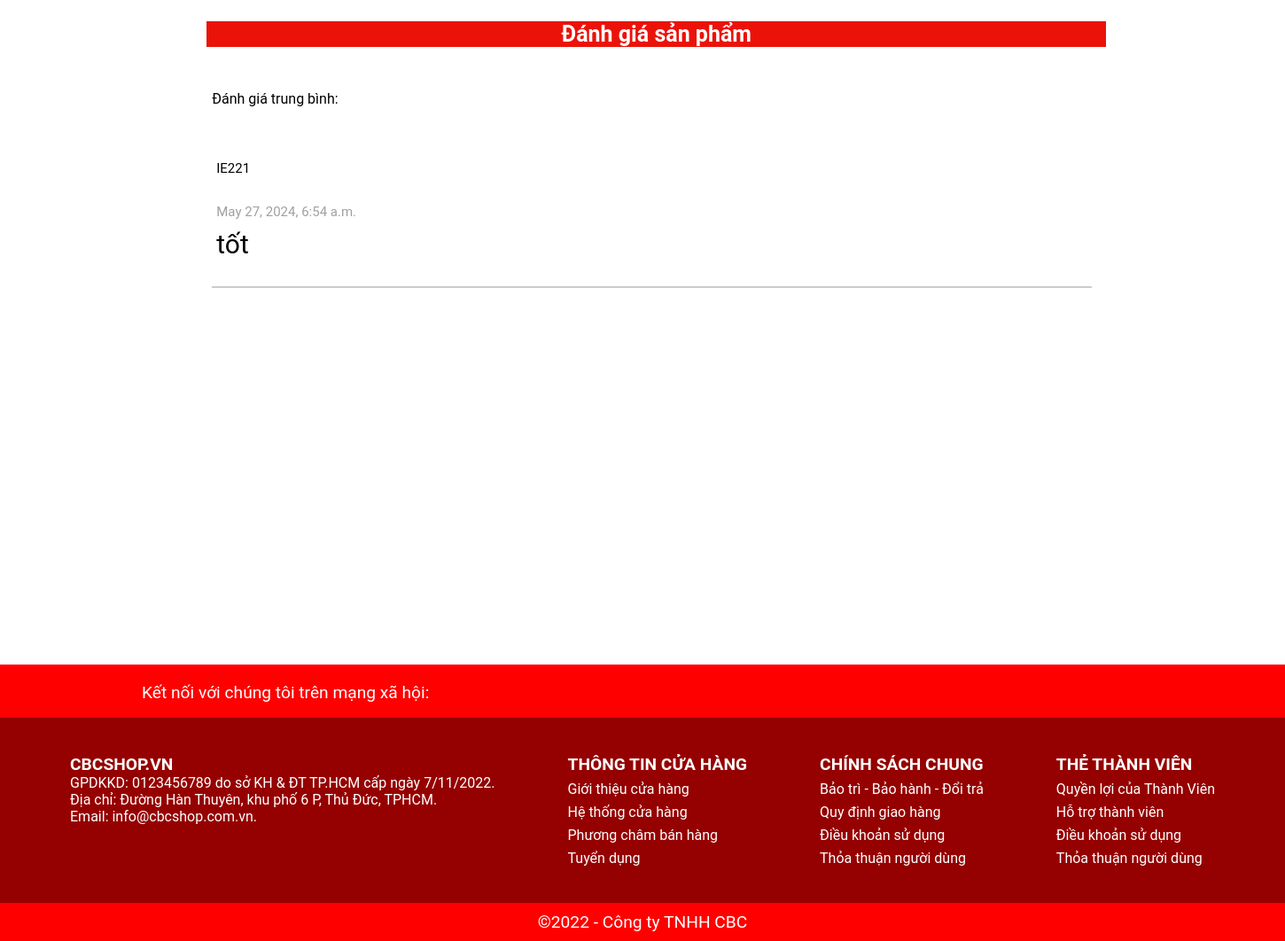
Page /detail/?id=1 (lower part) on the earlier database version.
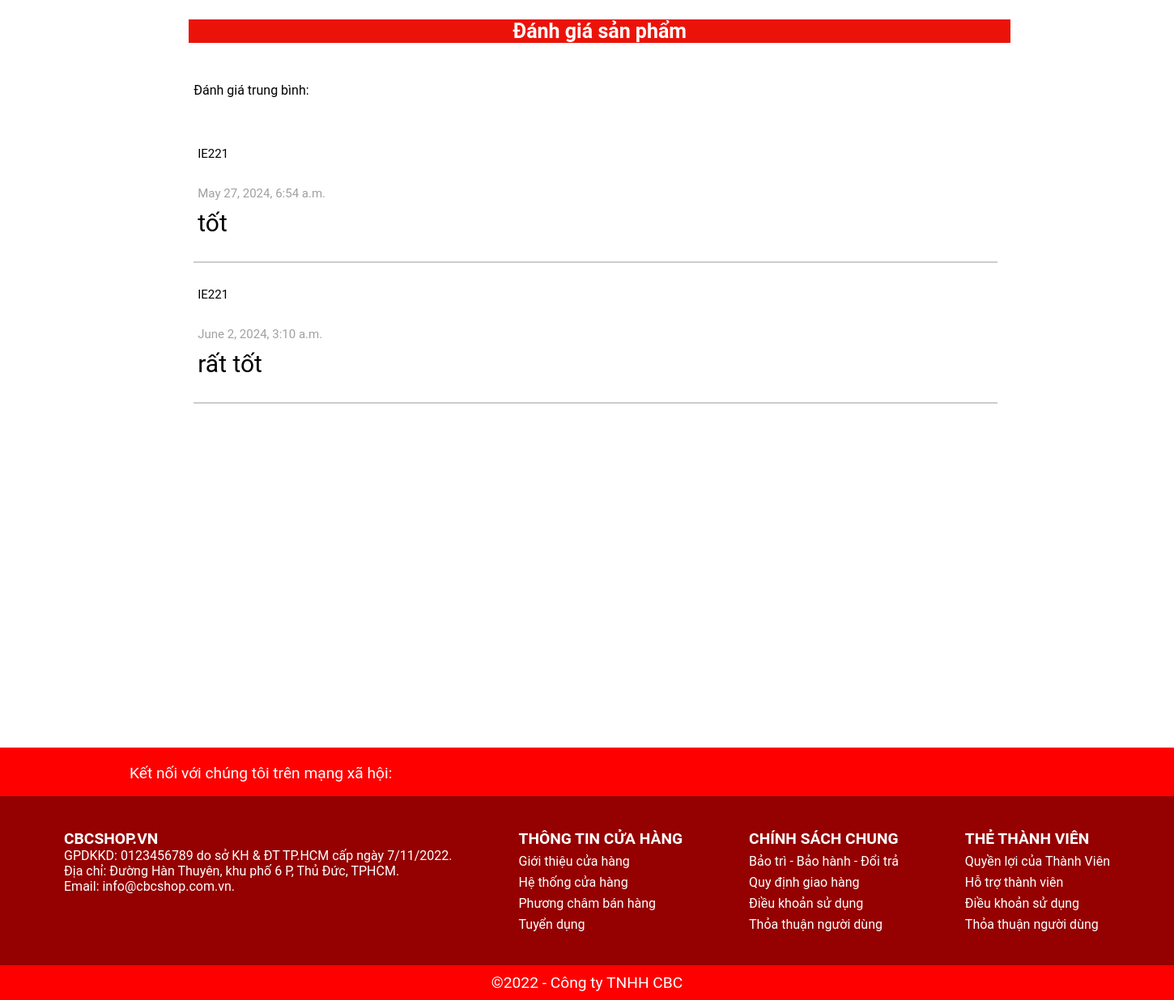
Same page on the later database version.
### my_app/models.py (models this page shows, shortened)
class Product(models.Model):
    ID = models.IntegerField(primary_key=True)
    category = models.ManyToManyField(Category,related_name="product")
    name = models.CharField(max_length=200, null=True)
    price = models.FloatField()
    categy = models.CharField(max_length=200,null=True)
    sell = models.IntegerField()
    image = models.ImageField(null=True,blank=True)
    sale = models.IntegerField(null=True)
    star_rating = models.FloatField(default=0,null=True)  # Thêm trường star_rating
    @property
    def ImageURL(self):
        try:
            url = self.image.url
        except:
            url = ''
        return url

class Review(models.Model):
    user = models.ForeignKey(User, models.CASCADE)
    product = models.ForeignKey(Product, models.CASCADE)
    comment = models.TextField(max_length=250)
    rate = models.FloatField(default=0)
    created_at = models.DateTimeField(auto_now_add=True)

### my_app/views.py (the view)
# urls.py: path('detail/',views.detail, name='detail'),
def detail(request):
    if request.user.is_authenticated:
        user_profile, created = UserProfile.objects.get(user=request.user)
        customer = request.user
        order, created = Order.objects.get_or_create(customer=customer, complete=False)
        items = order.orderitem_set.all()
        cartItems = order.get_cart_item
        user_login = "hidden"
        user_logout = "show"
        user_staff = "show" if request.user.is_staff else "hidden"
        context = {
            'user_profile': user_profile,  # Chỉ thêm vào context khi người dùng đã đăng nhập
        }
    else:
        items = []
        order = {'get_cart_item': 0, 'get_cart_total': 0}
        cartItems = order['get_cart_item']
        user_login = "show"
        user_logout = "hidden"
        user_staff = "hidden"
        context = {}  # Không thêm user_profile vào context khi người dùng chưa đăng nhập
    prod_id = request.GET.get('id', '')
    product = Product.objects.get(ID=prod_id)
    avg_rate = Review.objects.filter(product=product).aggregate(Avg('rate'))['rate__avg'] or 0
    reviews = Review.objects.filter(product=product)
    products = Product.objects.filter(ID=prod_id)
    categories = Category.objects.filter(is_sub=False)
    context = {
    }
    context.update({
        'categories': categories,
        'product': product,
        'cartItems': cartItems,
        'user_login': user_login,
        'user_logout': user_logout,
        'user_staff': user_staff,
        'products': products,
        'avg_rate': avg_rate,  # Truyền giá trị trung bình rate vào context
        'reviews': reviews,
    })
    return render(request, 'html/detail.html', context)

### my_app/templates/html/detail.html (shortened to what this page needs)
{% extends 'html/base.html' %} {% load static %} {% block detail_content %}
<head>
  <link rel="stylesheet" href="{% static 'assets/item.css' %}" />
</head>
<body>
  {% for product in products %}
  <div class="detail_item1">
    <h2 class="detail_item_title">Đánh giá sản phẩm</h2>
  </div>
  <div class="detail_item3">
    <p>Đánh giá trung bình:</p>
    <p class="star">
      {% for i in 1|add:0.5|floatformat:"1" %} {% if avg_rate >= i %}
      <span class="fa fa-star checked"></span>
      {% else %}
      <span class="fa fa-star"></span>
      {% endif %} {% endfor %}
    </p>
  </div>
  <div>
    {% if user.is_authenticated %}
    <div class="detail_item3">
      <div class="stars">
        <form action="{% url 'review' %}" method="GET">
          <input
            type="hidden"
            value="{{ product.ID }}"
            id="prod_id"
            name="prod_id"
          />
          <h2>Bình Luận</h2>
          <div class="rating">
            <input
              type="radio"
              class="star star-5"
              id="star-5"
              name="star"
              value="5"
            />
            <label class="star star-5" for="star-5"></label>
            <input
              type="radio"
              class="star star-4-5"
              id="star-4-5"
              name="star"
              value="4.5"
            />
            <label class="half star-4-5" for="star-4-5"></label>
            <input
              type="radio"
              class="star star-4"
              id="star-4"
              name="star"
              value="4"
            />
            <label class="star star-4" for="star-4"></label>
            <input
              type="radio"
              class="star star-3-5"
              id="star-3-5"
              name="star"
              value="3.5"
            />
            <label class="half star-3-5" for="star-3-5"></label>
            <input
              type="radio"
              class="star star-3"
              id="star-3"
              name="star"
              value="3"
            />
            <label class="star star-3" for="star-3"></label>
            <input
              type="radio"
              class="star star-2-5"
              id="star-2-5"
              name="star"
              value="2.5"
            />
            <label class="half star-2-5" for="star-2-5"></label>
            <input
              type="radio"
              class="star star-2"
              id="star-2"
              name="star"
              value="2"
            />
            <label class="star star-2" for="star-2"></label>
            <input
              type="radio"
              class="star star-1-5"
              id="star-1-5"
              name="star"
              value="1.5"
            />
            <label class="half star-1-5" for="star-1-5"></label>
            <input
              type="radio"
              class="star star-1"
              id="star-1"
              name="star"
              value="1"
            />
            <label class="star star-1" for="star-1"></label>
            <input
              type="radio"
              class="star star-0-5"
              id="star-0-5"
              name="star"
              value="0.5"
            />
            <label class="half star-0-5" for="star-0-5"></label>
          </div>
          <div>
            <textarea
              class="comment_textarea"
              name="comment"
              id="comment"
              placeholder="Nhập bình luận của bạn ở đây"
            ></textarea>
          </div>
          <button type="submit">Bình luận</button>
        </form>
      </div>
    </div>
    <div class="detail_item3">
      {% for review in reviews %}
      <p class="user">{{ review.user.username }}</p>
      <p class="star star-comment">
        {% for i in 1|add:0.5|floatformat:"1" %} {% if review.rate >= i %}
        <span class="fa fa-star checked"></span>
        {% else %}
        <span class="fa fa-star"></span>
        {% endif %} {% endfor %}
      </p>
      <p class="datetime">{{ review.created_at }}</p>
      <p class="comment">{{ review.comment }}</p>
      <hr />
      {% endfor %}
    </div>
    {% else %}
    <div class="detail_item3">
      {% for review in reviews %}
      <p class="user">{{ review.user.username }}</p>
      <p class="star star-comment">
        {% for i in 1|add:0.5|floatformat:"1" %} {% if review.rate >= i %}
        <span class="fa fa-star checked"></span>
        {% else %}
        <span class="fa fa-star"></span>
        {% endif %} {% endfor %}
      </p>
      <p class="datetime">{{ review.created_at }}</p>
      <p class="comment">{{ review.comment }}</p>
      <hr />
      {% endfor %}
    </div>
    {% endif %}
  </div>
</body>
{% endfor %} {% endblock detail_content %}

### my_app/templates/html/base.html (shortened to what this page needs)
{% load static %}
<!DOCTYPE html>
<html lang="vi">
<head>
   <link rel="stylesheet" href="{% static 'assets/style.css' %}">
   <link rel="stylesheet" href="{% static 'assets/fontawesome-free-6.2.0-web/css/all.min.css' %}">
</head>
<body>
   {% block detail_content %}
   {% endblock detail_content %}
   <footer id="footer">
      <div class="footer-follow-us">
         <p class="footer-follow-us-content">Kết nối với chúng tôi trên mạng xã hội:</p>
         <div class="footer-follow-us-logo">
            <a style="text-decoration: none" href=""><i class="fa-brands fa-facebook">&nbsp;</i></a>
            <a style="text-decoration: none" href=""><i class="fa-brands fa-instagram">&nbsp;</i></a>
            <a style="text-decoration: none" href=""><i class="fa-brands fa-square-twitter">&nbsp;</i></a>
            <a style="text-decoration: none" href=""><i class="fa-brands fa-linkedin">&nbsp;</i></a>
            <a style="text-decoration: none" href=""><i class="fa-brands fa-google">&nbsp;</i></a>
         </div>
      </div>
      <div class="footer-content">
         <div class="footer-content-all">
            <p>CBCSHOP.VN</p>
            <p>GPDKKD: 0123456789 do sở KH & ĐT TP.HCM cấp ngày 7/11/2022.</p>
            <p>Địa chỉ: Đường Hàn Thuyên, khu phố 6 P, Thủ Đức, TPHCM.</p>
            <p>Email: info@cbcshop.com.vn.</p>
         </div>
         <div class="footer-content-all">
            <p>THÔNG TIN CỬA HÀNG</p>
            <p>
            <ul>
               <li><a style="text-decoration: none" href="">Giới thiệu cửa hàng</a></li>
               <li><a style="text-decoration: none" href="">Hệ thống cửa hàng</a></li>
               <li><a style="text-decoration: none" href="">Phương châm bán hàng</a></li>
               <li><a style="text-decoration: none" href="">Tuyển dụng</a></li>
            </ul>
            </p>
         </div>
         <div class="footer-content-all">
            <p>CHÍNH SÁCH CHUNG</p>
            <p>
            <ul>
               <li><a style="text-decoration: none" href="">Bảo trì - Bảo hành - Đổi trả</a></li>
               <li><a style="text-decoration: none" href="">Quy định giao hàng</a></li>
               <li><a style="text-decoration: none" href="">Điều khoản sử dụng</a></li>
               <li><a style="text-decoration: none" href="">Thỏa thuận người dùng</a></li>
            </ul>
            </p>
         </div>
         <div class="footer-content-all">
            <p>THẺ THÀNH VIÊN</p>
            <p>
            <ul>
               <li><a style="text-decoration: none" href="">Quyền lợi của Thành Viên</a></li>
               <li><a style="text-decoration: none" href="">Hỗ trợ thành viên</a></li>
               <li><a style="text-decoration: none" href="">Điều khoản sử dụng</a></li>
               <li><a style="text-decoration: none" href="">Thỏa thuận người dùng</a></li>
            </ul>
            </p>
         </div>
      </div>
      <div class="footer-copyright">
         <p>&copy;2022 - Công ty TNHH CBC</p>
      </div>
   </footer>
</body>
</html>

### my_app/static/assets/style.css (style rules this page uses)
* { margin: 0; padding: 0; box-sizing: border-box; }
body { font-family: roboto; }
h2 { float: left; margin-top: -1.5rem; font-size: 1.5625rem; position: relative; left: 3.125rem; color: white; }
hr { width: 30rem; margin: 25px auto; border-style: solid; color: #ff0000; }
#footer { background-color: red; color: white; position: relative; top: 25rem; }
.footer-follow-us { height: 60px; font-size: 1.2rem; padding: 20px 160px; }
.footer-follow-us-content { float: left; }
.footer-follow-us-logo { float: right; padding: 0px ; }
.footer-follow-us-logo .fa-brands { color: white; }
.footer-content { display: flex; justify-content: center; background-color: rgb(149, 0, 0); }
.footer-content div { padding: 41px }
.footer-content-all li { padding: 7px 0px 0px 0px; list-style-type: none; }
.footer-content-all a { text-decoration: none; color: white; list-style-type: none; }
.footer-content-all p:first-child { font-size: 1.2rem; font-weight: bold; }
.footer-copyright { display: flex; font-size: 1.2rem; justify-content: center; align-items: center; padding: 10px; }
a { text-decoration: non; }

### my_app/static/assets/item.css (style rules this page uses)
.detail_item1 { margin-top: 8%; text-align: center; display: flex; }
.detail_item_title { color: rgb(255, 255, 255); background-color: #eb1309; width: 70%; margin: 2% 5% ; left: 10.05rem; }
.detail_item3 { margin: 20px 0 20px 60px; margin-left: 16.5%; }
.star { color: red; font-size: 30px; }
.star-comment { font-size: 10px; }
.detail_item3 .user, .datetime, .star-comment, .datetime, .comment { padding: 5px; }
.user, .datetime { font-size: 15px; }
.datetime { color: #a0a0a0; }
.comment { padding: 5px; font-size: 30px; }
.detail_item3 hr { width: 82%; border: 1px solid #ccc; margin-left: 0; }

Differences in the rows shown:
added Review: user.username "IE221", rate 5 (drawn), created_at "June 2, 2024, 3:10 a.m.", comment "rất tốt"
